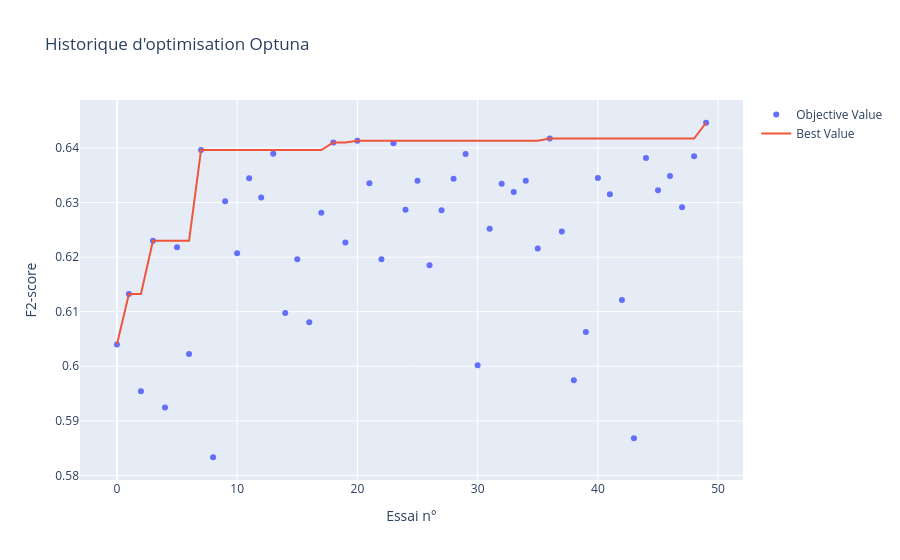
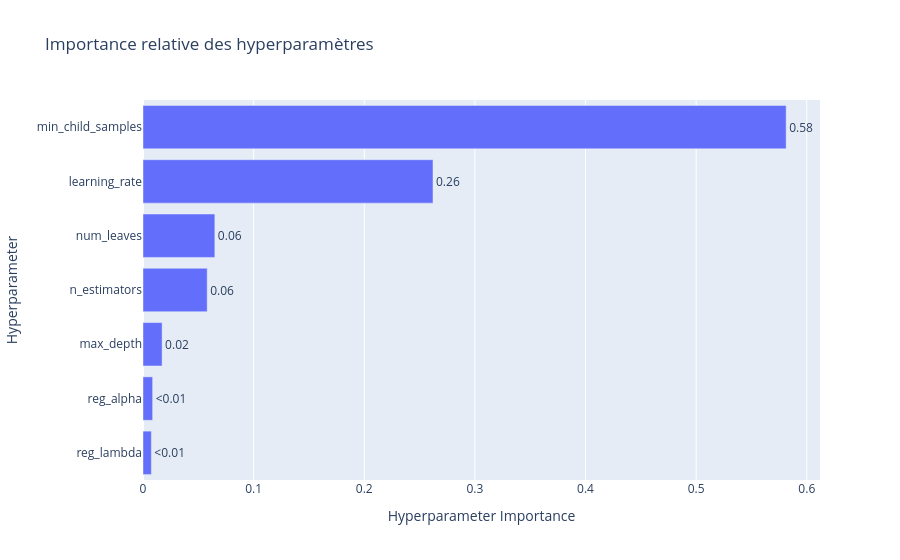

Here is the notebook cell these charts were saved with, in order:
### Markdown cell above
On obtient un gain significatif, l'average precision passant de 0.6 à 0.65.
Sur Optuna spécifiquement, regardons la vitesse de convergence ainsi que l'importance des différents hyperparamètres

### Code cell
fig_history = vis.plot_optimization_history(study)
fig_history.update_layout(
    title="Historique d'optimisation Optuna",
    xaxis_title="Essai n°",
    yaxis_title="F2-score"
)
fig_history.show()

fig_importance = vis.plot_param_importances(study)
fig_importance.update_layout(
    title="Importance relative des hyperparamètres"
)
fig_importance.show()

### Figure 1 — Plotly figure (JSON) as saved in the notebook; plotly's stock layout.template omitted (floating-point values rounded to 4 significant figures)
{"data": [{"mode": "markers", "name": "Objective Value", "type": "scatter", "x": [0, 1, 2, 3, 4, 5, 6, 7, 8, 9, 10, 11, 12, 13, 14, 15, 16, 17, 18, 19, 20, 21, 22, 23, 24, 25, 26, 27, 28, 29, 30, 31, 32, 33, 34, 35, 36, 37, 38, 39, 40, 41, 42, 43, 44, 45, 46, 47, 48, 49], "y": [0.604, 0.6133, 0.5954, 0.623, 0.5925, 0.6218, 0.6023, 0.6396, 0.5833, 0.6303, 0.6207, 0.6345, 0.6309, 0.6389, 0.6098, 0.6196, 0.608, 0.6281, 0.641, 0.6227, 0.6413, 0.6336, 0.6196, 0.6409, 0.6287, 0.634, 0.6185, 0.6286, 0.6344, 0.6389, 0.6002, 0.6252, 0.6335, 0.6319, 0.634, 0.6216, 0.6417, 0.6247, 0.5974, 0.6063, 0.6345, 0.6315, 0.6121, 0.5868, 0.6382, 0.6323, 0.6349, 0.6291, 0.6385, 0.6446]}, {"mode": "lines", "name": "Best Value", "type": "scatter", "x": [0, 1, 2, 3, 4, 5, 6, 7, 8, 9, 10, 11, 12, 13, 14, 15, 16, 17, 18, 19, 20, 21, 22, 23, 24, 25, 26, 27, 28, 29, 30, 31, 32, 33, 34, 35, 36, 37, 38, 39, 40, 41, 42, 43, 44, 45, 46, 47, 48, 49], "y": [0.604, 0.6133, 0.6133, 0.623, 0.623, 0.623, 0.623, 0.6396, 0.6396, 0.6396, 0.6396, 0.6396, 0.6396, 0.6396, 0.6396, 0.6396, 0.6396, 0.6396, 0.641, 0.641, 0.6413, 0.6413, 0.6413, 0.6413, 0.6413, 0.6413, 0.6413, 0.6413, 0.6413, 0.6413, 0.6413, 0.6413, 0.6413, 0.6413, 0.6413, 0.6413, 0.6417, 0.6417, 0.6417, 0.6417, 0.6417, 0.6417, 0.6417, 0.6417, 0.6417, 0.6417, 0.6417, 0.6417, 0.6417, 0.6446]}, {"marker": {"color": "#cccccc"}, "mode": "markers", "name": "Infeasible Trial", "showlegend": false, "type": "scatter", "x": [], "y": []}], "layout": {"title": {"text": "Historique d'optimisation Optuna"}, "xaxis": {"title": {"text": "Essai n°"}}, "yaxis": {"title": {"text": "F2-score"}}}}

### Figure 2 — Plotly figure (JSON) as saved in the notebook; plotly's stock layout.template omitted (floating-point values rounded to 4 significant figures)
{"data": [{"cliponaxis": false, "hovertemplate": ["reg_lambda (FloatDistribution): 0.007559062709131197<extra></extra>", "reg_alpha (FloatDistribution): 0.008724228901142505<extra></extra>", "max_depth (IntDistribution): 0.017274888942792364<extra></extra>", "n_estimators (IntDistribution): 0.058023271018216575<extra></extra>", "num_leaves (IntDistribution): 0.06494088232943804<extra></extra>", "learning_rate (FloatDistribution): 0.2621240085696486<extra></extra>", "min_child_samples (IntDistribution): 0.5813536575296306<extra></extra>"], "name": "Objective Value", "orientation": "h", "text": ["<0.01", "<0.01", "0.02", "0.06", "0.06", "0.26", "0.58"], "textposition": "outside", "type": "bar", "x": [0.007559, 0.008724, 0.01727, 0.05802, 0.06494, 0.2621, 0.5814], "y": ["reg_lambda", "reg_alpha", "max_depth", "n_estimators", "num_leaves", "learning_rate", "min_child_samples"]}], "layout": {"title": {"text": "Importance relative des hyperparamètres"}, "xaxis": {"title": {"text": "Hyperparameter Importance"}}, "yaxis": {"title": {"text": "Hyperparameter"}}}}
